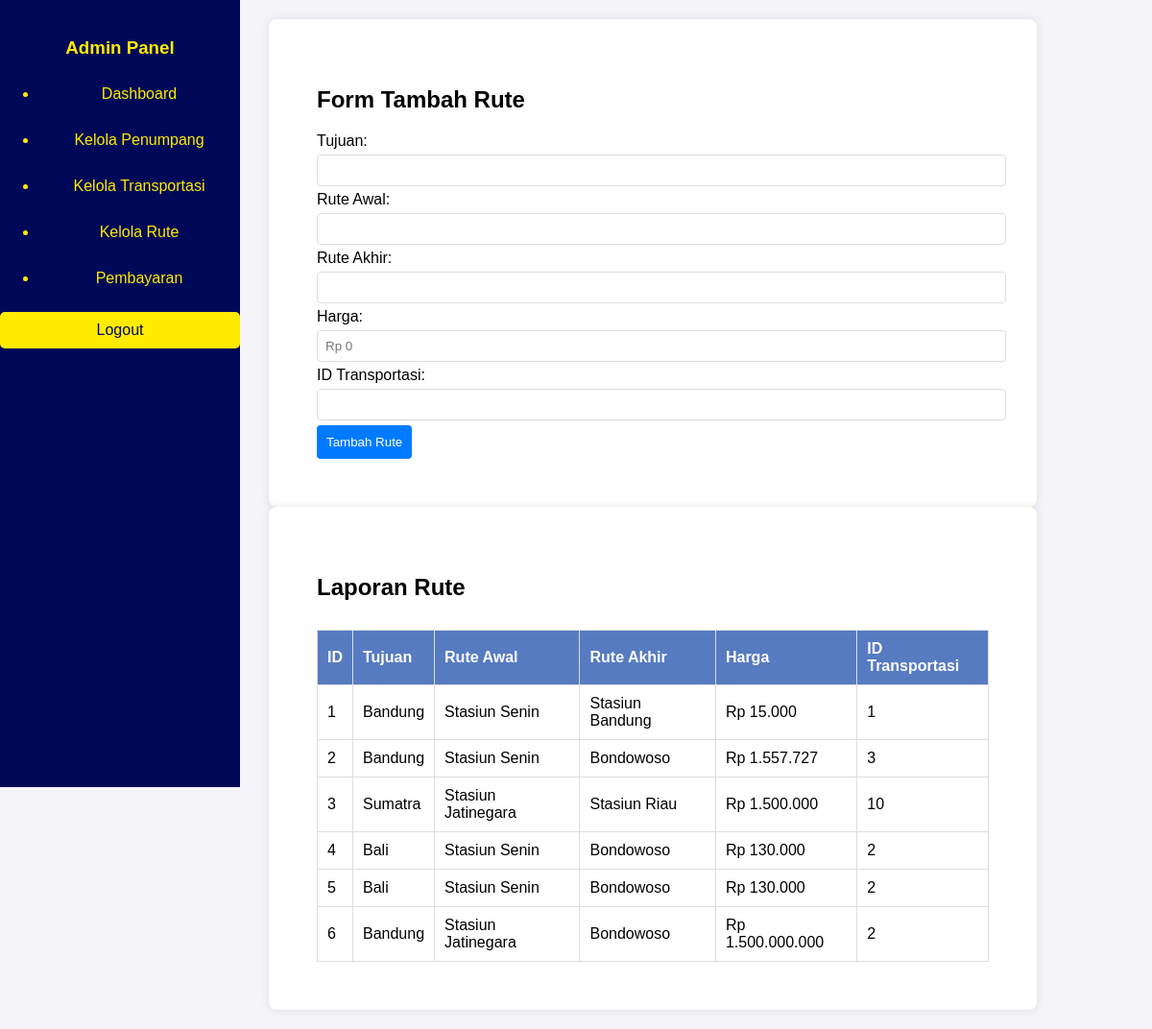
The page /admin/rute.php on the database its author committed.
### tables this page shows
CREATE TABLE `rute` (
  `id_rute` int(11) NOT NULL,
  `tujuan` varchar(200) NOT NULL,
  `rute_awal` varchar(200) NOT NULL,
  `rute_akhir` varchar(200) NOT NULL,
  `harga` decimal(10,0) NOT NULL,
  `id_transportasi` int(11) NOT NULL
);

### admin/rute.php (the view, shortened to what this page needs)
<?php
$host = "localhost";
$user = "root";
$password = "";
$database = "penyewaantiket";
$conn = new mysqli($host, $user, $password, $database);
$result = $conn->query("SELECT * FROM rute");
?>
<!DOCTYPE html>
<html lang="id">
<head>
</head>
<body>
<div class="container-fluid">
        <div class="row">
            <div class="col-md-3 sidebar">
                <h3 class="text-center mb-4">Admin Panel</h3>
                <ul class="nav flex-column">
                    <li><a href="dashboard_admin.php"><i class="fas fa-home"></i> Dashboard</a></li>
                    <li><a href="manage_users.php"><i class="fas fa-users"></i> Kelola Penumpang</a></li>
                    <li><a href="manage_transportasi.php"><i class="fas fa-bus"></i> Kelola Transportasi</a></li>
                    <li><a href="rute.php"><i class="fas fa-route"></i> Kelola Rute</a></li>
                    <li><a href="hasil_pembayaran.php"><i class="fas fa-credit-card"></i> Pembayaran</a></li>
                </ul>
                <div class="mt-4 text-center">
                    <a href="logout.php" class="btn btn-logout"><i class="fas fa-sign-out-alt"></i> Logout</a>
                </div>
            </div>
    <div class="main-content">
        <div class="container">
            <h2>Form Tambah Rute</h2>
            <form method="POST" action="">
                <label>Tujuan:</label>
                <input type="text" name="tujuan" required>
                <label>Rute Awal:</label>
                <input type="text" name="rute_awal" required>
                <label>Rute Akhir:</label>
                <input type="text" name="rute_akhir" required>
                <label>Harga:</label>
                <input type="number" name="harga" required placeholder="Rp 0">
                <label>ID Transportasi:</label>
                <input type="number" name="id_transportasi" required>
                <button type="submit" name="submit_rute">Tambah Rute</button>
            </form>
        </div>
        <div class="container">
            <h2>Laporan Rute</h2>
            <table>
                <thead>
                    <tr>
                        <th>ID</th>
                        <th>Tujuan</th>
                        <th>Rute Awal</th>
                        <th>Rute Akhir</th>
                        <th>Harga</th>
                        <th>ID Transportasi</th>
                    </tr>
                </thead>
                <tbody>
                    <?php while ($row = $result->fetch_assoc()) : ?>
                    <tr>
                        <td><?= $row['id_rute'] ?></td>
                        <td><?= htmlspecialchars($row['tujuan']) ?></td>
                        <td><?= htmlspecialchars($row['rute_awal']) ?></td>
                        <td><?= htmlspecialchars($row['rute_akhir']) ?></td>
                        <td>Rp <?= number_format($row['harga'], 0, ',', '.') ?></td>
                        <td><?= $row['id_transportasi'] ?></td>
                    </tr>
                    <?php endwhile; ?>
                </tbody>
            </table>
        </div>
    </div>
</body>
</html>

### admin/rute.php (style rules this page uses)
body { font-family: Arial, sans-serif; margin: 0; padding: 0; background-color: #f4f4f9; }
.sidebar { width: 250px; height: 100vh; background-color: #000957; padding-top: 20px; position: fixed; top: 0; left: 0; color: #FFEB00; text-align: center; }
.sidebar a { color: #FFEB00; text-decoration: none; padding: 10px; display: block; border-radius: 5px; margin: 10px 0; transition: background 0.3s; }
.sidebar .btn-logout { background-color: #FFEB00; color: #000957; padding: 10px 20px; border: none; border-radius: 5px; cursor: pointer; }
.main-content { margin-left: 260px; padding: 20px; }
.container { max-width: 700px; background: white; padding: 50px; border-radius: 8px; box-shadow: 0px 0px 10px rgba(0,0,0,0.1); }
input, select { width: 100%; padding: 8px; margin: 5px 0; border: 1px solid #ddd; border-radius: 4px; }
button { background-color: #007bff; color: white; padding: 10px; border: none; border-radius: 4px; cursor: pointer; }
table { width: 100%; margin-top: 30px; border-collapse: collapse; }
table, th, td { border: 1px solid #ddd; }
th, td { padding: 10px; text-align: left; }
th { background-color: #577BC1; color: white; }

### rows shown on the page
rute: id_rute "1", tujuan "Bandung", rute_awal "Stasiun Senin", rute_akhir "Stasiun Bandung", harga "15.000", id_transportasi "1"
rute: id_rute "2", tujuan "Bandung", rute_awal "Stasiun Senin", rute_akhir "Bondowoso", harga "1.557.727", id_transportasi "3"
rute: id_rute "3", tujuan "Sumatra", rute_awal "Stasiun Jatinegara", rute_akhir "Stasiun Riau", harga "1.500.000", id_transportasi "10"
rute: id_rute "4", tujuan "Bali", rute_awal "Stasiun Senin", rute_akhir "Bondowoso", harga "130.000", id_transportasi "2"
rute: id_rute "5", tujuan "Bali", rute_awal "Stasiun Senin", rute_akhir "Bondowoso", harga "130.000", id_transportasi "2"
rute: id_rute "6", tujuan "Bandung", rute_awal "Stasiun Jatinegara", rute_akhir "Bondowoso", harga "1.500.000.000", id_transportasi "2"
